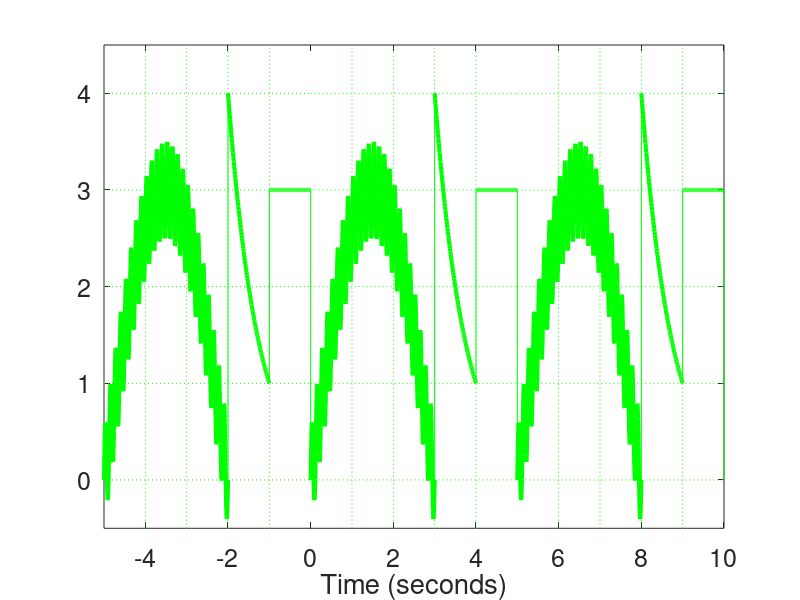

The MATLAB script that drew this image:
%clear all
%close all

To = 5;
%--------------------------------
% Segment 1 
%--------------------------------
t1=0:1/100:3;
y11=3*sin(2*pi*(1/6)*t1);
y12=0.5*sin(2*pi*8*t1);
y13 = y11+y12;
h=plot(t1,y13,'g'); hold on
set(h,'LineWidth',3.0)
h=plot(t1-To,y13,'g'); hold on
set(h,'LineWidth',3.0)
h=plot(t1+To,y13,'g'); hold on
set(h,'LineWidth',3.0)
plot(t1,y11,'g:')
plot(t1-To,y11,'g:')
plot(t1+To,y11,'g:')

%--------------------------------
% Segment 2
%--------------------------------
t2 = 3:1/100:4;
a = log(1)-log(4);
b = log(4) - 3*a;
y2 = exp(a*t2+b);
h=plot(t2,y2,'g');
set(h,'LineWidth',3.0)
h=plot(t2-To,y2,'g');
set(h,'LineWidth',3.0)
h=plot(t2+To,y2,'g');
set(h,'LineWidth',3.0)

%--------------------------------
% Segment 3
%--------------------------------
t4 = 4:1/100:5;
y4 = ones(size(t4))*3;
h=plot(t4,y4,'g');
set(h,'LineWidth',3.0)
h=plot(t4-To,y4,'g');
set(h,'LineWidth',3.0)
h=plot(t4+To,y4,'g');
set(h,'LineWidth',3.0)

%--------------------------------
% Dotted Lines
%--------------------------------
for kv=-1:1
    offset = kv*To;
    plot([0 5]+offset,[-1 -1],'g:')
    plot([0 5]+offset,[0 0],'g:')
    plot([0 5]+offset,[1 1],'g:')
    plot([0 5]+offset,[2 2],'g:')
    plot([0 5]+offset,[3 3],'g:')
    plot([0 5]+offset,[4 4],'g:')
    plot([1 1]+offset,[-2 5],'g:')
    plot([2 2]+offset,[-2 5],'g:')
    plot([3 3]+offset,[-2 5],'g:')
    plot([4 4]+offset,[-2 5],'g:')
    plot([3 3]+offset,[0 4],'g')
    plot([4 4]+offset,[1 3],'g')
    plot([5 5]+offset,[0 3],'g')
end

axis([-To 2*To -0.5 4.5])

%h=title('Waveform Template (T_o = 5 seconds)')
%set(h,'FontSize',18)
h=xlabel('Time (seconds)');
set(h,'FontSize',18)

set(gca,'FontSize',18)

